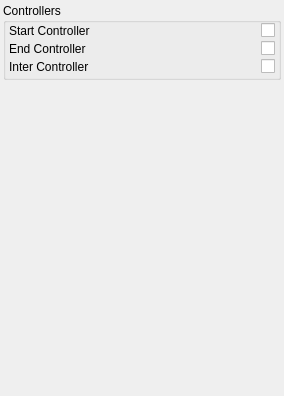
<?xml version="1.0" encoding="UTF-8"?>
<ui version="4.0">
 <class>Form</class>
 <widget class="QWidget" name="Form">
  <property name="geometry">
   <rect>
    <x>0</x>
    <y>0</y>
    <width>284</width>
    <height>396</height>
   </rect>
  </property>
  <property name="windowTitle">
   <string>Form</string>
  </property>
  <layout class="QVBoxLayout" name="verticalLayout">
   <property name="spacing">
    <number>3</number>
   </property>
   <property name="margin">
    <number>3</number>
   </property>
   <item>
    <widget class="QGroupBox" name="groupBox">
     <property name="title">
      <string>Controllers</string>
     </property>
     <layout class="QGridLayout" name="gridLayout">
      <property name="leftMargin">
       <number>3</number>
      </property>
      <property name="topMargin">
       <number>0</number>
      </property>
      <property name="rightMargin">
       <number>3</number>
      </property>
      <property name="bottomMargin">
       <number>3</number>
      </property>
      <property name="spacing">
       <number>3</number>
      </property>
      <item row="0" column="0">
       <widget class="QLabel" name="label">
        <property name="sizePolicy">
         <sizepolicy hsizetype="Fixed" vsizetype="Preferred">
          <horstretch>0</horstretch>
          <verstretch>0</verstretch>
         </sizepolicy>
        </property>
        <property name="text">
         <string>Start Controller</string>
        </property>
       </widget>
      </item>
      <item row="0" column="1">
       <widget class="QCheckBox" name="uiStartController">
        <property name="layoutDirection">
         <enum>Qt::RightToLeft</enum>
        </property>
        <property name="text">
         <string/>
        </property>
       </widget>
      </item>
      <item row="1" column="0">
       <widget class="QLabel" name="label_2">
        <property name="sizePolicy">
         <sizepolicy hsizetype="Fixed" vsizetype="Preferred">
          <horstretch>0</horstretch>
          <verstretch>0</verstretch>
         </sizepolicy>
        </property>
        <property name="text">
         <string>End Controller</string>
        </property>
       </widget>
      </item>
      <item row="1" column="1">
       <widget class="QCheckBox" name="uiEndController">
        <property name="layoutDirection">
         <enum>Qt::RightToLeft</enum>
        </property>
        <property name="text">
         <string/>
        </property>
       </widget>
      </item>
      <item row="2" column="0">
       <widget class="QLabel" name="label_3">
        <property name="sizePolicy">
         <sizepolicy hsizetype="Fixed" vsizetype="Preferred">
          <horstretch>0</horstretch>
          <verstretch>0</verstretch>
         </sizepolicy>
        </property>
        <property name="text">
         <string>Inter Controller</string>
        </property>
       </widget>
      </item>
      <item row="2" column="1">
       <widget class="QCheckBox" name="uiInterController">
        <property name="layoutDirection">
         <enum>Qt::RightToLeft</enum>
        </property>
        <property name="text">
         <string/>
        </property>
       </widget>
      </item>
     </layout>
    </widget>
   </item>
   <item>
    <spacer name="verticalSpacer">
     <property name="orientation">
      <enum>Qt::Vertical</enum>
     </property>
     <property name="sizeHint" stdset="0">
      <size>
       <width>20</width>
       <height>321</height>
      </size>
     </property>
    </spacer>
   </item>
  </layout>
 </widget>
 <resources/>
 <connections/>
</ui>
